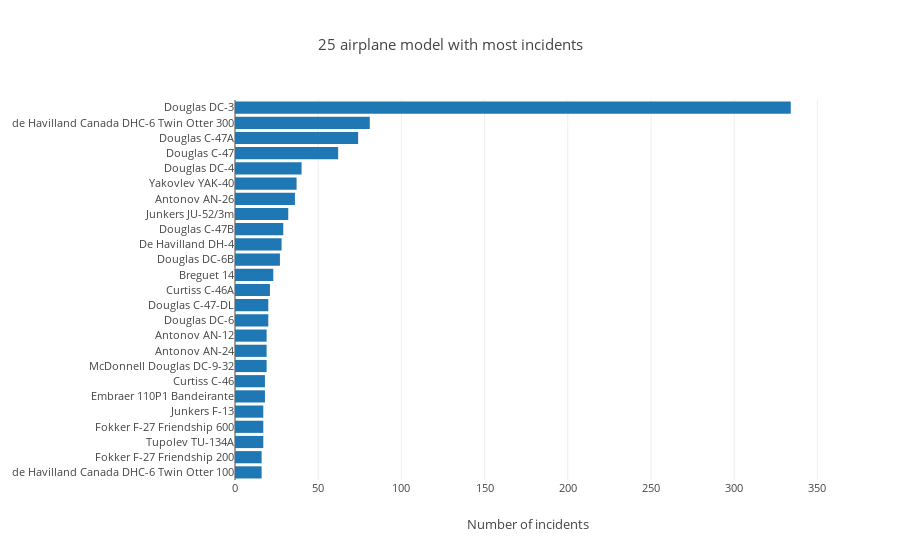
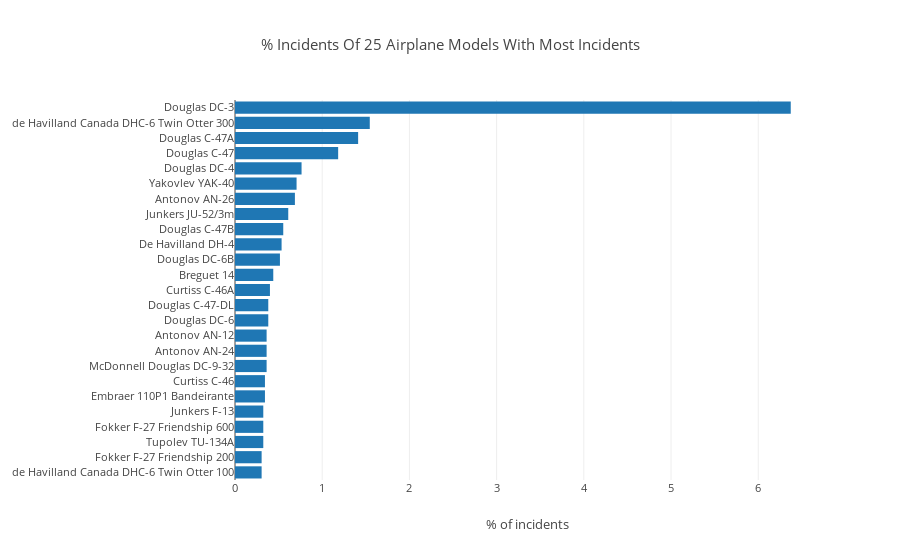

These figures' notebook cell, in order:
### Markdown cell above
### 25 Airplane Models With Most Incidents

Nei due grafici seguenti sono riportati i 25 modelli di aereo che hanno subito il maggior numero di incidenti.

Nel primo grafico abbiamo il numero degli incidenti. Nel secondo, troviamo il valore in percentuale che permette di capire quanto un determinato modello sia coinvolto in incidenti.

### Code cell
from collections import Counter 
type_list=df3['Type'].dropna()
airplane_type= list(reversed(Counter(type_list).most_common(25)))
type_index = [type_[0] for type_ in airplane_type]
type_val = [type_[1] for type_ in airplane_type]

trace = go.Bar(x=type_val, y=type_index, orientation = 'h')

data = [trace]

layout = go.Layout(
    title="25 airplane model with most incidents",
    xaxis=dict(title="Number of incidents"),
    yaxis =dict(automargin=True),
    barmode="stack",
    font=dict(size=11))

fig = go.Figure(data, layout)
        
py.iplot(fig)


# Percentuale del modello

perc_mod=np.array(type_val)/len(type_list)*100
trace = go.Bar(x=perc_mod, y=type_index, orientation = 'h')

data = [trace]

layout = go.Layout(
    title="% Incidents Of 25 Airplane Models With Most Incidents",
    xaxis=dict(title="% of incidents"),
    yaxis =dict(automargin=True),
    barmode="stack",
    font=dict(size=11))

fig = go.Figure(data, layout)
        
py.iplot(fig)

### Figure 1 — Plotly figure (JSON) as saved in the notebook; plotly's stock layout.template omitted (floating-point values rounded to 4 significant figures)
{"data": [{"orientation": "h", "type": "bar", "uid": "0b2674e2-01e0-11e9-ad0b-1002b5e0c242", "x": [16, 16, 17, 17, 17, 18, 18, 19, 19, 19, 20, 20, 21, 23, 27, 28, 29, 32, 36, 37, 40, 62, 74, 81, 334], "y": ["de Havilland Canada DHC-6 Twin Otter 100", "Fokker F-27 Friendship 200", "Tupolev TU-134A", "Fokker F-27 Friendship 600", "Junkers F-13", "Embraer 110P1 Bandeirante", "Curtiss C-46", "McDonnell Douglas DC-9-32", "Antonov AN-24", "Antonov AN-12", "Douglas DC-6", "Douglas C-47-DL", "Curtiss C-46A", "Breguet 14", "Douglas DC-6B", "De Havilland DH-4", "Douglas C-47B", "Junkers JU-52/3m", "Antonov AN-26", "Yakovlev YAK-40", "Douglas DC-4", "Douglas C-47", "Douglas C-47A", "de Havilland Canada DHC-6 Twin Otter 300", "Douglas DC-3"]}], "layout": {"barmode": "stack", "font": {"size": 11}, "title": "25 airplane model with most incidents", "xaxis": {"title": "Number of incidents"}, "yaxis": {"automargin": true}}}

### Figure 2 — Plotly figure (JSON) as saved in the notebook; plotly's stock layout.template omitted (floating-point values rounded to 4 significant figures)
{"data": [{"orientation": "h", "type": "bar", "uid": "0b2e1336-01e0-11e9-960f-1002b5e0c242", "x": [0.3053, 0.3053, 0.3244, 0.3244, 0.3244, 0.3434, 0.3434, 0.3625, 0.3625, 0.3625, 0.3816, 0.3816, 0.4007, 0.4388, 0.5152, 0.5342, 0.5533, 0.6106, 0.6869, 0.706, 0.7632, 1.183, 1.412, 1.546, 6.373], "y": ["de Havilland Canada DHC-6 Twin Otter 100", "Fokker F-27 Friendship 200", "Tupolev TU-134A", "Fokker F-27 Friendship 600", "Junkers F-13", "Embraer 110P1 Bandeirante", "Curtiss C-46", "McDonnell Douglas DC-9-32", "Antonov AN-24", "Antonov AN-12", "Douglas DC-6", "Douglas C-47-DL", "Curtiss C-46A", "Breguet 14", "Douglas DC-6B", "De Havilland DH-4", "Douglas C-47B", "Junkers JU-52/3m", "Antonov AN-26", "Yakovlev YAK-40", "Douglas DC-4", "Douglas C-47", "Douglas C-47A", "de Havilland Canada DHC-6 Twin Otter 300", "Douglas DC-3"]}], "layout": {"barmode": "stack", "font": {"size": 11}, "title": "% Incidents Of 25 Airplane Models With Most Incidents", "xaxis": {"title": "% of incidents"}, "yaxis": {"automargin": true}}}
